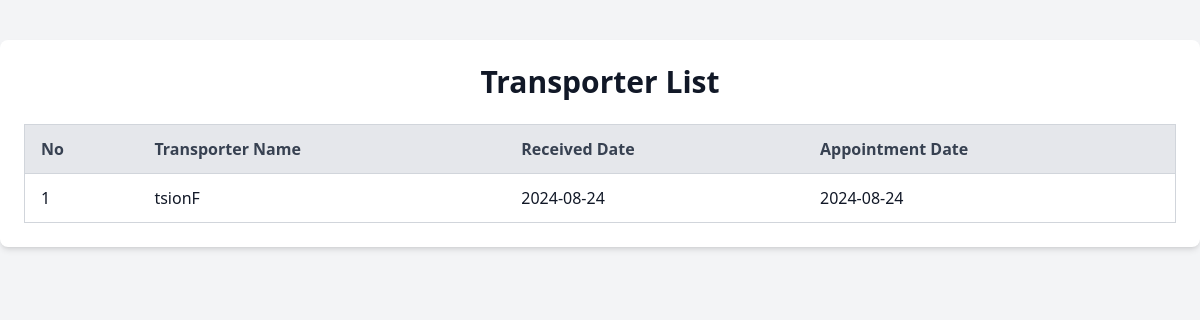
Before: /driver-list (signed in) with the older database file.
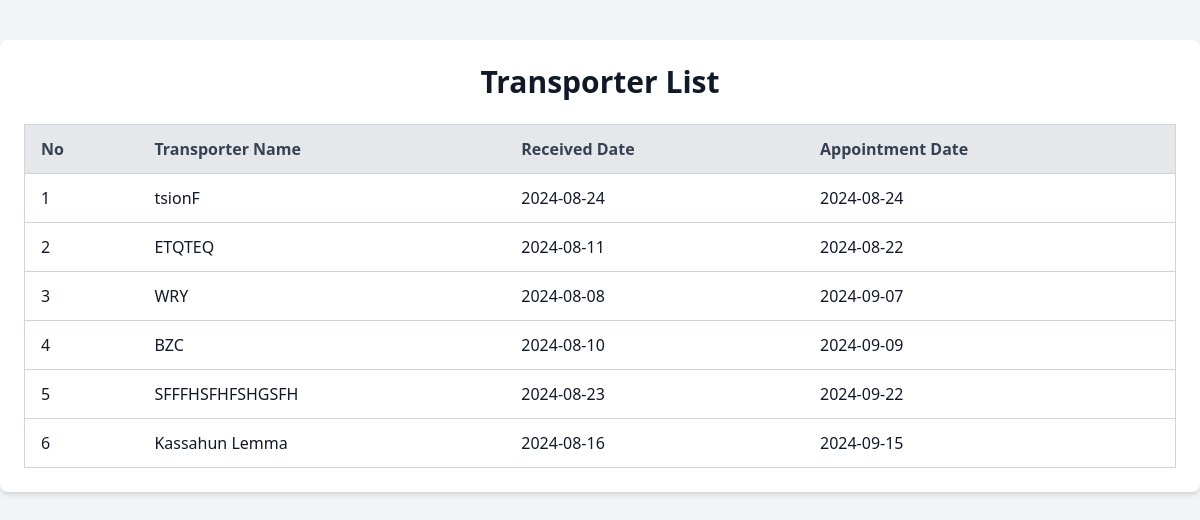
After: the same page with the newer database file.
### models.py (models this page shows)
class TransportDocument(db.Model):
    __tablename__ = 'transport_documents'  # Ensure this matches the actual table name
    id = db.Column(db.Integer, primary_key=True)
    transporter_name = db.Column(db.String(100), nullable=False)
    cheque_prepared_for = db.Column(db.String(100), nullable=False)
    received_date = db.Column(db.String(100), nullable=False)
    appointment_date = db.Column(db.String(100), nullable=False)
    goods_transported = db.Column(db.String(100), nullable=False)
    phone_no = db.Column(db.String(15), nullable=False)
    credit_recipt = db.Column(db.String(200))
    transport_agreement = db.Column(db.String(200))
    way_bill = db.Column(db.String(200))
    weight_scale = db.Column(db.String(200))
    container_inspection = db.Column(db.String(200))
    container_interchange = db.Column(db.String(200))
    grn = db.Column(db.String(200))
    libre = db.Column(db.String(200))
    id_card = db.Column(db.String(200))
    delegation_document = db.Column(db.String(200))

### app.py (the view)
@app.route('/driver-list')
def driver_list():
    if not session.get('logged_in'):
        return redirect(url_for('login'))
    documents = TransportDocument.query.all()
    return render_template('transportDetails.html', documents=documents)

### templates/transportDetails.html (shortened to what this page needs)
<!DOCTYPE html>
<html lang="en">
<head>
    <script src="https://cdn.tailwindcss.com"></script>
</head>
<body class="bg-gray-100 text-gray-900">
    <div class="max-w-7xl mx-auto p-6 bg-white shadow-md rounded-lg mt-10">
        <h1 class="text-3xl font-bold text-center mb-6">Transporter List</h1>
        <table class="min-w-full bg-white border border-gray-300">
            <thead>
                <tr class="w-full bg-gray-200 text-gray-700">
                    <th class="py-3 px-4 text-left">No</th>
                    <th class="py-3 px-4 text-left">Transporter Name</th>
                    <th class="py-3 px-4 text-left">Received Date</th>
                    <th class="py-3 px-4 text-left">Appointment Date</th>
                </tr>
            </thead>
            <tbody>
                {% for document in documents %}
                <tr class="border-t border-gray-300">
                    <td class="py-3 px-4">{{ loop.index }}</td>
                    <td class="py-3 px-4">{{ document.transporter_name }}</td>
                    <td class="py-3 px-4">{{ document.received_date }}</td>
                    <td class="py-3 px-4">{{ document.appointment_date }}</td>
                </tr>
                {% endfor %}
            </tbody>
        </table>
    </div>
</body>
</html>

Changed rows visible on the page:
added TransportDocument: transporter_name "ETQTEQ", received_date "2024-08-11", appointment_date "2024-08-22"
added TransportDocument: transporter_name "WRY", received_date "2024-08-08", appointment_date "2024-09-07"
added TransportDocument: transporter_name "BZC", received_date "2024-08-10", appointment_date "2024-09-09"
added TransportDocument: transporter_name "SFFFHSFHFSHGSFH", received_date "2024-08-23", appointment_date "2024-09-22"
added TransportDocument: transporter_name "Kassahun Lemma", received_date "2024-08-16", appointment_date "2024-09-15"
